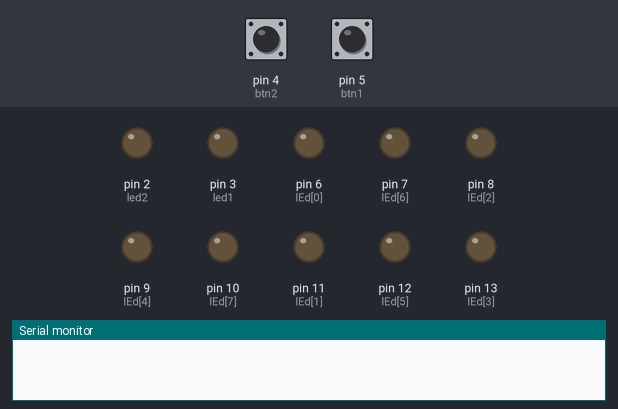
Bench run of a sketch on a simulated Arduino Uno, built with avr-gcc and run on an emulated ATmega328P. Shown: output pins drawn as LEDs (lit = HIGH), the last lines printed to the serial monitor. Dashed ring = blinking. The inputs (shaded band) are chosen by the test bench; at power-on: pin 4 (btn2) LOW, pin 5 (btn1) HIGH.

Above: at 1.2 s.
1.3 s: pin 4 (btn2) pulled HIGH for 0.15 s
At 2.3 s:
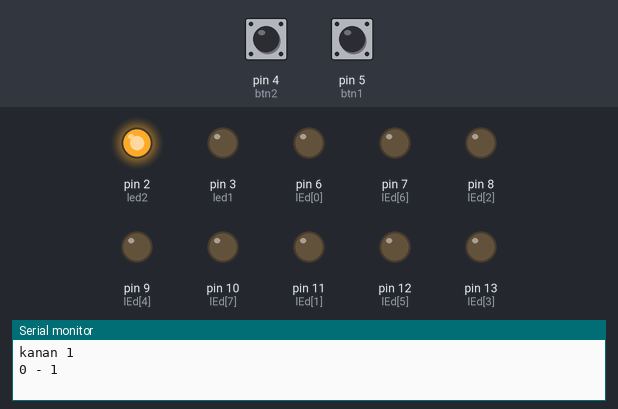
3.0 s: pin 4 (btn2) pulled HIGH for 1 s
At 3.3 s:
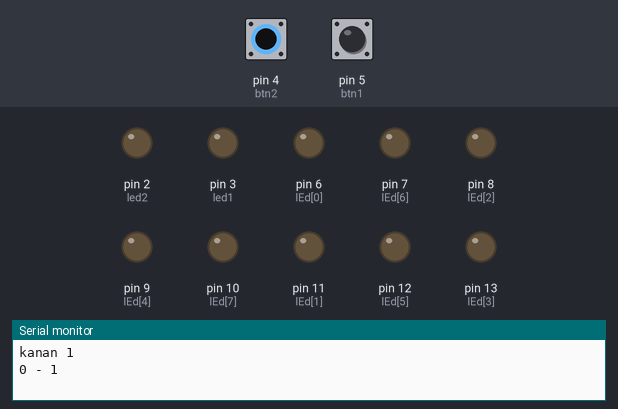
5.5 s: pin 4 (btn2) pulled HIGH for 3.2 s
At 7.14 s:
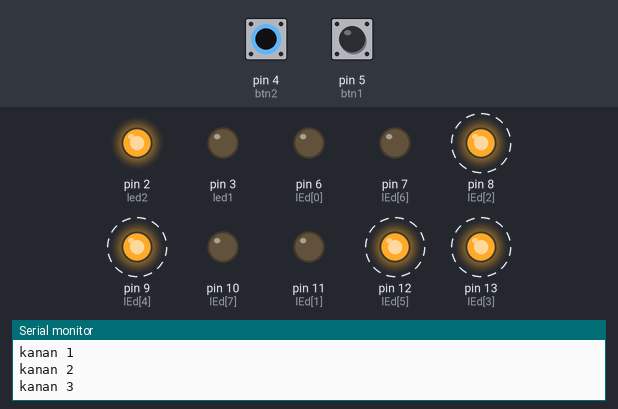
Timing chart, 0 to 10.3 s (numbered marks = the images above; inputs shaded):
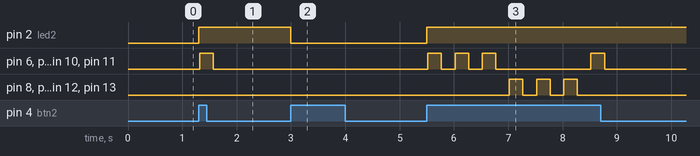

Measured:
- after the input at 1.3 s, pin 2 (led2): LOW → HIGH at once; pin 6 (lEd[0]), pin 7 (lEd[6]), pin 10 (lEd[7]), pin 11 (lEd[1]): LOW → HIGH at once, → LOW 0.25 s later
- after the input at 3.0 s, pin 2 (led2): HIGH → LOW at once
- after the input at 5.5 s, pin 2 (led2): LOW → HIGH at once; pin 6 (lEd[0]): LOW → HIGH at once, → LOW 0.25 s later, → HIGH 0.25 s later, → LOW 0.25 s later, … (8 changes in this stretch)

The sketch:

A05_Button2.ino
```cpp
const int btn1 = 5;
const int btn2 = 4;
const int led1 = 3;
const int led2 = 2;
const int lEd[] = {6,11,8,13,9,12,7,10}; //lampu zigzag
const int lEd2[] = {6,7,8,9,13,12,11,10}; //lampu arah jam
const int lEd3[] = {6,7,10,11,8,9,12,13}; //kedip kanan kiri
int i;

void setup() {
  Serial.begin(9600);
  pinMode(btn1,INPUT);
  pinMode(btn2,INPUT);

  pinMode(led1,OUTPUT);
  pinMode(led2,OUTPUT);

  for(int i = 0; i<=7; i++)
  {
    pinMode(lEd[i],OUTPUT);//inisiasi lampu zigzag
    pinMode(lEd2[i],OUTPUT);//inisiasi lampu arah jam
  }
}

void loop() {
///----------------------- tombol 1
        if (digitalRead(btn1)==0) {
          do
          { }
          while (digitalRead(btn1)==0);
          digitalWrite(led1, ! digitalRead(led1));
          digitalWrite(led2, LOW);
        delay(20);
      }
///------------- LED muter kanan => kiri
      if(digitalRead(led1) == 1)
      {
          kiriKananJam();
      }
///----------------------- tombol 2
      if (digitalRead(btn2)==0)
  {
      do
      { }
      while (digitalRead(btn2)==0);
      digitalWrite(led2,! digitalRead(led2));
      digitalWrite(led1,LOW);
    delay(20);
  }
///------------LED muter ke kiri=> kanan
       if (digitalRead(led2) == 1)
        {
//          zigzag();
            kedipKananKiri();
        }

  if(digitalRead(led1) == 1 ||  digitalRead(led2) == 1)
  {
  Serial.print(digitalRead(led1));
  Serial.print(" - ");
  Serial.println(digitalRead(led2) );
  }
}

void zigzag() //muter zigzag
{
  for(int i=0; i<=7; i++)
  {
  if(digitalRead(btn2)==0 || digitalRead(btn1)==0)
  {
    break;
  }
  digitalWrite(lEd[i], ! digitalRead(lEd[i]));
  delay(250);
  digitalWrite(lEd[i], LOW);
  }
}

void kiriKananJam() //muter arah jam
{
  i = 7;
  do
  {
      if(digitalRead(btn2)==0 || digitalRead(btn1)==0)
       {
          break;
       }
    digitalWrite(lEd2[i],! digitalRead(lEd2[i]));
    delay(250);
    digitalWrite(lEd2[i], LOW);
    i = i - 1;

  }while(i>=0);
}

void kedipKananKiri() //kedip 4 led kanan 3x lalu 4 led kiri 3x
{
  int p = 0;
  do
  {
       if(digitalRead(btn2)==0 || digitalRead(btn1)==0)
       {
          break;
       }
    digitalWrite(lEd3[0],!digitalRead(lEd3[0]));
    digitalWrite(lEd3[1],!digitalRead(lEd3[1]));
    digitalWrite(lEd3[2],!digitalRead(lEd3[2]));
    digitalWrite(lEd3[3],!digitalRead(lEd3[3]));

    delay(250);

    digitalWrite(lEd3[0],LOW);
    digitalWrite(lEd3[1],LOW);
    digitalWrite(lEd3[2],LOW);
    digitalWrite(lEd3[3],LOW);

    delay(250);
    p = p + 1;
    Serial.print("kanan "); Serial.println(p);

  }while(p < 3);

  p = 0;

  do
  {
       if(digitalRead(btn2)==0 || digitalRead(btn1)==0)
       {
          break;
       }
    digitalWrite(lEd3[4],!digitalRead(lEd3[4]));
    digitalWrite(lEd3[5],!digitalRead(lEd3[5]));
    digitalWrite(lEd3[6],!digitalRead(lEd3[6]));;
    digitalWrite(lEd3[7],!digitalRead(lEd3[7]));

    delay(250);

    digitalWrite(lEd3[4],LOW);
    digitalWrite(lEd3[5],LOW);
    digitalWrite(lEd3[6],LOW);
    digitalWrite(lEd3[7],LOW);

    delay(250);
    p = p + 1;

    Serial.print("kiri "); Serial.println(p);
  }while(p < 3);
}
```
